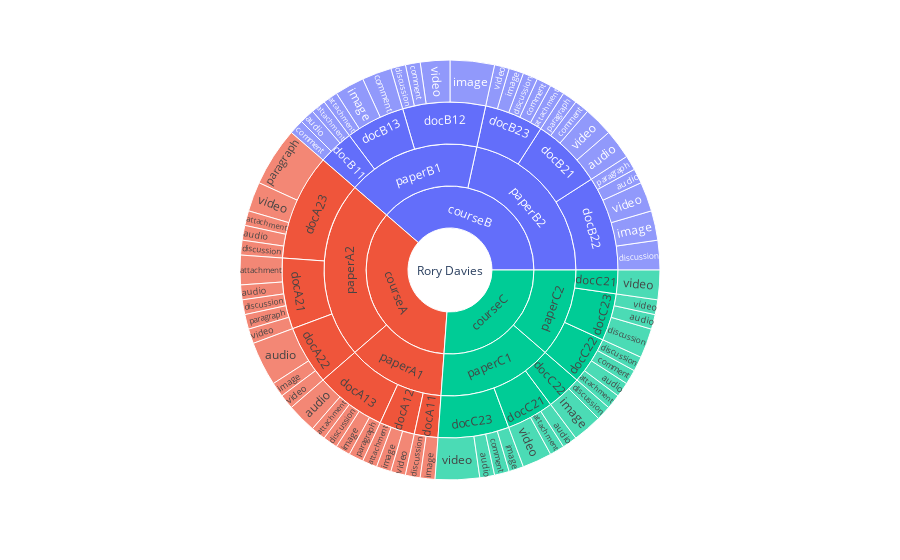

Here is the notebook cell this chart was saved with:
### Markdown cell above
### Visualize the Data

Finally, we can take advantage of Cassandra's pre-sorted result to visualise the data into a sunburst chart. 

Notice that only the name of the student in question appears in the center. This is because *author_full_name* is the first column and we know that it's the same thanks to the fact that *author_id* is the partition key, giving us access to all data of a student in one place. 

As a result, a student, in this case Rory, can quickly get an overview of what she/he has contributed in each document in a paper.

### Code cell
from queries import make_queries_get_df
import pandas as pd
import chart_helper

contributions_of_student_2_df = make_queries_get_df('''
SELECT author_full_name, course_id, paper_id, document_id, type, count(type) as count
FROM component_by_author_id
WHERE author_id = '2'
GROUP BY course_id, paper_id, document_id, type;
''')

chart_helper.quick_sunburst(contributions_of_student_2_df).show()

### Figure 1 — Plotly figure (JSON) as saved in the notebook; plotly's stock layout.template omitted (floating-point values rounded to 4 significant figures)
{"data": [{"branchvalues": "total", "domain": {"x": [0, 1], "y": [0, 1]}, "hovertemplate": "labels=%{label}<br>count=%{value}<br>parent=%{parent}<br>id=%{id}<extra></extra>", "ids": ["Rory Davies/courseA/paperA1/docA12/attachment", "Rory Davies/courseA/paperA1/docA13/attachment", "Rory Davies/courseA/paperA2/docA21/attachment", "Rory Davies/courseA/paperA2/docA23/attachment", "Rory Davies/courseB/paperB1/docB11/attachment", "Rory Davies/courseB/paperB1/docB13/attachment", "Rory Davies/courseB/paperB2/docB23/attachment", "Rory Davies/courseC/paperC1/docC21/attachment", "Rory Davies/courseC/paperC2/docC22/attachment", "Rory Davies/courseA/paperA1/docA13/audio", "Rory Davies/courseA/paperA2/docA21/audio", "Rory Davies/courseA/paperA2/docA22/audio", "Rory Davies/courseA/paperA2/docA23/audio", "Rory Davies/courseB/paperB1/docB11/audio", "Rory Davies/courseB/paperB2/docB21/audio", "Rory Davies/courseB/paperB2/docB22/audio", "Rory Davies/courseC/paperC1/docC21/audio", "Rory Davies/courseC/paperC2/docC22/audio", "Rory Davies/courseC/paperC1/docC23/audio", "Rory Davies/courseC/paperC2/docC23/audio", "Rory Davies/courseB/paperB1/docB11/comment", "Rory Davies/courseB/paperB1/docB12/comment", "Rory Davies/courseB/paperB1/docB13/comment", "Rory Davies/courseB/paperB2/docB21/comment", "Rory Davies/courseB/paperB2/docB23/comment", "Rory Davies/courseC/paperC2/docC22/comment", "Rory Davies/courseC/paperC1/docC23/comment", "Rory Davies/courseA/paperA1/docA11/discussion", "Rory Davies/courseA/paperA1/docA13/discussion", "Rory Davies/courseA/paperA2/docA21/discussion", "Rory Davies/courseA/paperA2/docA23/discussion", "Rory Davies/courseB/paperB1/docB12/discussion", "Rory Davies/courseB/paperB2/docB22/discussion", "Rory Davies/courseB/paperB2/docB23/discussion", "Rory Davies/courseC/paperC1/docC22/discussion", "Rory Davies/courseC/paperC2/docC22/discussion", "Rory Davies/courseC/paperC2/docC23/discussion", "Rory Davies/courseA/paperA1/docA11/image", "Rory Davies/courseA/paperA1/docA12/image", "Rory Davies/courseA/paperA1/docA13/image", "Rory Davies/courseA/paperA2/docA22/image", "Rory Davies/courseB/paperB1/docB12/image", "Rory Davies/courseB/paperB1/docB13/image", "Rory Davies/courseB/paperB2/docB22/image", "Rory Davies/courseB/paperB2/docB23/image", "Rory Davies/courseC/paperC1/docC22/image", "Rory Davies/courseC/paperC1/docC23/image", "Rory Davies/courseA/paperA1/docA13/paragraph", "Rory Davies/courseA/paperA2/docA21/paragraph", "Rory Davies/courseA/paperA2/docA23/paragraph", "Rory Davies/courseB/paperB2/docB21/paragraph", "Rory Davies/courseB/paperB2/docB22/paragraph", "Rory Davies/courseA/paperA1/docA12/video", "Rory Davies/courseA/paperA2/docA21/video", "Rory Davies/courseA/paperA2/docA22/video", "Rory Davies/courseA/paperA2/docA23/video", "Rory Davies/courseB/paperB1/docB12/video", "Rory Davies/courseB/paperB2/docB21/video", "Rory Davies/courseB/paperB2/docB22/video", "Rory Davies/courseB/paperB2/docB23/video", "Rory Davies/courseC/paperC1/docC21/video", "Rory Davies/courseC/paperC2/docC21/video", "Rory Davies/courseC/paperC1/docC23/video", "Rory Davies/courseC/paperC2/docC23/video", "Rory Davies/courseA/paperA1/docA11", "Rory Davies/courseA/paperA1/docA12", "Rory Davies/courseA/paperA1/docA13", "Rory Davies/courseA/paperA2/docA21", "Rory Davies/courseA/paperA2/docA22", "Rory Davies/courseA/paperA2/docA23", "Rory Davies/courseB/paperB1/docB11", "Rory Davies/courseB/paperB1/docB12", "Rory Davies/courseB/paperB1/docB13", "Rory Davies/courseB/paperB2/docB21", "Rory Davies/courseB/paperB2/docB22", "Rory Davies/courseB/paperB2/docB23", "Rory Davies/courseC/paperC1/docC21", "Rory Davies/courseC/paperC2/docC21", "Rory Davies/courseC/paperC1/docC22", "Rory Davies/courseC/paperC2/docC22", "Rory Davies/courseC/paperC1/docC23", "Rory Davies/courseC/paperC2/docC23", "Rory Davies/courseA/paperA1", "Rory Davies/courseA/paperA2", "Rory Davies/courseB/paperB1", "Rory Davies/courseB/paperB2", "Rory Davies/courseC/paperC1", "Rory Davies/courseC/paperC2", "Rory Davies/courseA", "Rory Davies/courseB", "Rory Davies/courseC", "Rory Davies"], "labels": ["attachment", "attachment", "attachment", "attachment", "attachment", "attachment", "attachment", "attachment", "attachment", "audio", "audio", "audio", "audio", "audio", "audio", "audio", "audio", "audio", "audio", "audio", "comment", "comment", "comment", "comment", "comment", "comment", "comment", "discussion", "discussion", "discussion", "discussion", "discussion", "discussion", "discussion", "discussion", "discussion", "discussion", "image", "image", "image", "image", "image", "image", "image", "image", "image", "image", "paragraph", "paragraph", "paragraph", "paragraph", "paragraph", "video", "video", "video", "video", "video", "video", "video", "video", "video", "video", "video", "video", "docA11", "docA12", "docA13", "docA21", "docA22", "docA23", "docB11", "docB12", "docB13", "docB21", "docB22", "docB23", "docC21", "docC21", "docC22", "docC22", "docC23", "docC23", "paperA1", "paperA2", "paperB1", "paperB2", "paperC1", "paperC2", "courseA", "courseB", "courseC", "Rory Davies"], "name": "", "parents": ["Rory Davies/courseA/paperA1/docA12", "Rory Davies/courseA/paperA1/docA13", "Rory Davies/courseA/paperA2/docA21", "Rory Davies/courseA/paperA2/docA23", "Rory Davies/courseB/paperB1/docB11", "Rory Davies/courseB/paperB1/docB13", "Rory Davies/courseB/paperB2/docB23", "Rory Davies/courseC/paperC1/docC21", "Rory Davies/courseC/paperC2/docC22", "Rory Davies/courseA/paperA1/docA13", "Rory Davies/courseA/paperA2/docA21", "Rory Davies/courseA/paperA2/docA22", "Rory Davies/courseA/paperA2/docA23", "Rory Davies/courseB/paperB1/docB11", "Rory Davies/courseB/paperB2/docB21", "Rory Davies/courseB/paperB2/docB22", "Rory Davies/courseC/paperC1/docC21", "Rory Davies/courseC/paperC2/docC22", "Rory Davies/courseC/paperC1/docC23", "Rory Davies/courseC/paperC2/docC23", "Rory Davies/courseB/paperB1/docB11", "Rory Davies/courseB/paperB1/docB12", "Rory Davies/courseB/paperB1/docB13", "Rory Davies/courseB/paperB2/docB21", "Rory Davies/courseB/paperB2/docB23", "Rory Davies/courseC/paperC2/docC22", "Rory Davies/courseC/paperC1/docC23", "Rory Davies/courseA/paperA1/docA11", "Rory Davies/courseA/paperA1/docA13", "Rory Davies/courseA/paperA2/docA21", "Rory Davies/courseA/paperA2/docA23", "Rory Davies/courseB/paperB1/docB12", "Rory Davies/courseB/paperB2/docB22", "Rory Davies/courseB/paperB2/docB23", "Rory Davies/courseC/paperC1/docC22", "Rory Davies/courseC/paperC2/docC22", "Rory Davies/courseC/paperC2/docC23", "Rory Davies/courseA/paperA1/docA11", "Rory Davies/courseA/paperA1/docA12", "Rory Davies/courseA/paperA1/docA13", "Rory Davies/courseA/paperA2/docA22", "Rory Davies/courseB/paperB1/docB12", "Rory Davies/courseB/paperB1/docB13", "Rory Davies/courseB/paperB2/docB22", "Rory Davies/courseB/paperB2/docB23", "Rory Davies/courseC/paperC1/docC22", "Rory Davies/courseC/paperC1/docC23", "Rory Davies/courseA/paperA1/docA13", "Rory Davies/courseA/paperA2/docA21", "Rory Davies/courseA/paperA2/docA23", "Rory Davies/courseB/paperB2/docB21", "Rory Davies/courseB/paperB2/docB22", "Rory Davies/courseA/paperA1/docA12", "Rory Davies/courseA/paperA2/docA21", "Rory Davies/courseA/paperA2/docA22", "Rory Davies/courseA/paperA2/docA23", "Rory Davies/courseB/paperB1/docB12", "Rory Davies/courseB/paperB2/docB21", "Rory Davies/courseB/paperB2/docB22", "Rory Davies/courseB/paperB2/docB23", "Rory Davies/courseC/paperC1/docC21", "Rory Davies/courseC/paperC2/docC21", "Rory Davies/courseC/paperC1/docC23", "Rory Davies/courseC/paperC2/docC23", "Rory Davies/courseA/paperA1", "Rory Davies/courseA/paperA1", "Rory Davies/courseA/paperA1", "Rory Davies/courseA/paperA2", "Rory Davies/courseA/paperA2", "Rory Davies/courseA/paperA2", "Rory Davies/courseB/paperB1", "Rory Davies/courseB/paperB1", "Rory Davies/courseB/paperB1", "Rory Davies/courseB/paperB2", "Rory Davies/courseB/paperB2", "Rory Davies/courseB/paperB2", "Rory Davies/courseC/paperC1", "Rory Davies/courseC/paperC2", "Rory Davies/courseC/paperC1", "Rory Davies/courseC/paperC2", "Rory Davies/courseC/paperC1", "Rory Davies/courseC/paperC2", "Rory Davies/courseA", "Rory Davies/courseA", "Rory Davies/courseB", "Rory Davies/courseB", "Rory Davies/courseC", "Rory Davies/courseC", "Rory Davies", "Rory Davies", "Rory Davies", ""], "type": "sunburst", "values": [1, 1, 2, 1, 1, 1, 1, 1, 1, 2, 1, 3, 1, 1, 2, 1, 1, 1, 1, 1, 1, 1, 2, 1, 1, 1, 1, 1, 1, 1, 1, 1, 2, 1, 1, 1, 2, 1, 1, 1, 1, 3, 2, 2, 1, 2, 1, 1, 1, 4, 1, 1, 1, 1, 1, 2, 2, 2, 2, 1, 2, 2, 3, 1, 2, 3, 6, 6, 5, 9, 3, 7, 5, 6, 8, 5, 4, 2, 3, 4, 6, 4, 11, 20, 15, 19, 13, 10, 31, 34, 23, 88]}], "layout": {"legend": {"tracegroupgap": 0}, "margin": {"t": 60}}}
